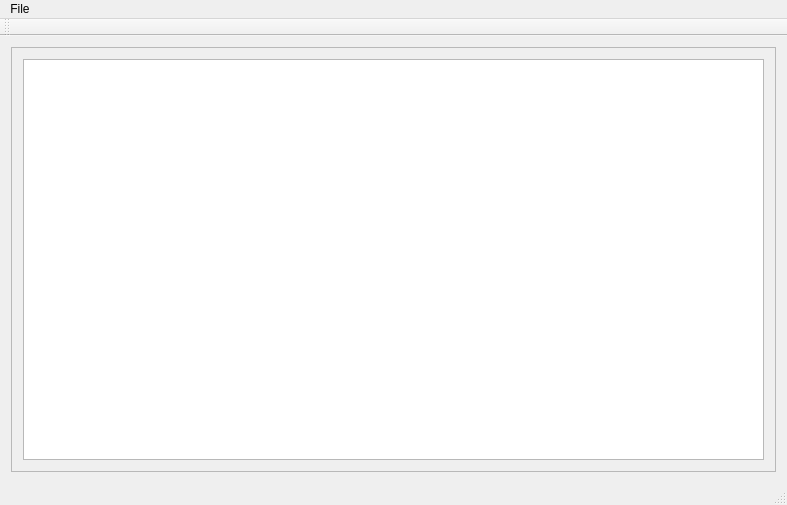
<?xml version="1.0" encoding="UTF-8"?>
<ui version="4.0">
 <class>c_main_window</class>
 <widget class="QMainWindow" name="c_main_window">
  <property name="geometry">
   <rect>
    <x>0</x>
    <y>0</y>
    <width>787</width>
    <height>505</height>
   </rect>
  </property>
  <property name="windowTitle">
   <string>c_main_window</string>
  </property>
  <widget class="QWidget" name="centralWidget">
   <layout class="QVBoxLayout" name="verticalLayout">
    <item>
     <widget class="QScrollArea" name="scrollArea">
      <property name="widgetResizable">
       <bool>true</bool>
      </property>
      <widget class="QWidget" name="scrollAreaWidgetContents">
       <property name="geometry">
        <rect>
         <x>0</x>
         <y>0</y>
         <width>761</width>
         <height>423</height>
        </rect>
       </property>
       <layout class="QVBoxLayout" name="verticalLayout_2">
        <item>
         <widget class="c_gl_widget" name="gl_widget"/>
        </item>
       </layout>
      </widget>
     </widget>
    </item>
   </layout>
  </widget>
  <widget class="QMenuBar" name="menuBar">
   <property name="geometry">
    <rect>
     <x>0</x>
     <y>0</y>
     <width>787</width>
     <height>22</height>
    </rect>
   </property>
   <widget class="QMenu" name="menuFile">
    <property name="title">
     <string>File</string>
    </property>
    <addaction name="actionOpen"/>
   </widget>
   <addaction name="menuFile"/>
  </widget>
  <widget class="QToolBar" name="mainToolBar">
   <attribute name="toolBarArea">
    <enum>TopToolBarArea</enum>
   </attribute>
   <attribute name="toolBarBreak">
    <bool>false</bool>
   </attribute>
  </widget>
  <widget class="QStatusBar" name="statusBar"/>
  <action name="actionOpen">
   <property name="text">
    <string>Open</string>
   </property>
  </action>
 </widget>
 <layoutdefault spacing="6" margin="11"/>
 <customwidgets>
  <customwidget>
   <class>c_gl_widget</class>
   <extends>QGraphicsView</extends>
   <header>c_gl_widget.hh</header>
  </customwidget>
 </customwidgets>
 <resources/>
 <connections/>
</ui>
